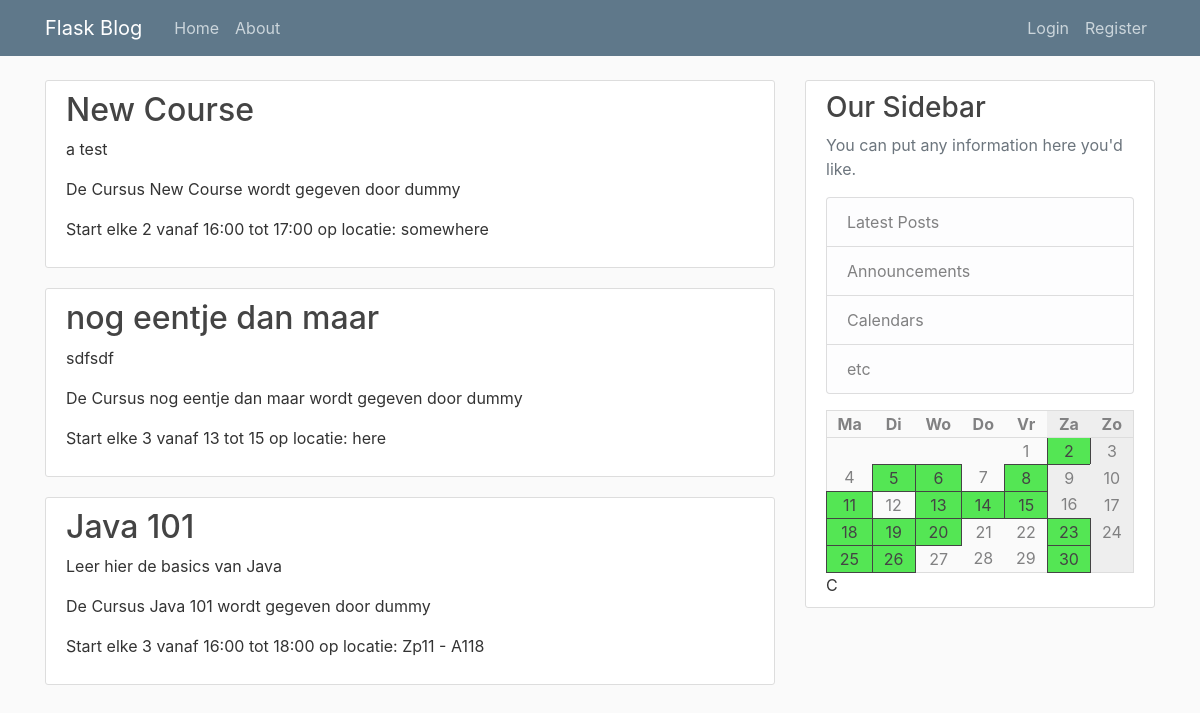
Before: / with the older database file.
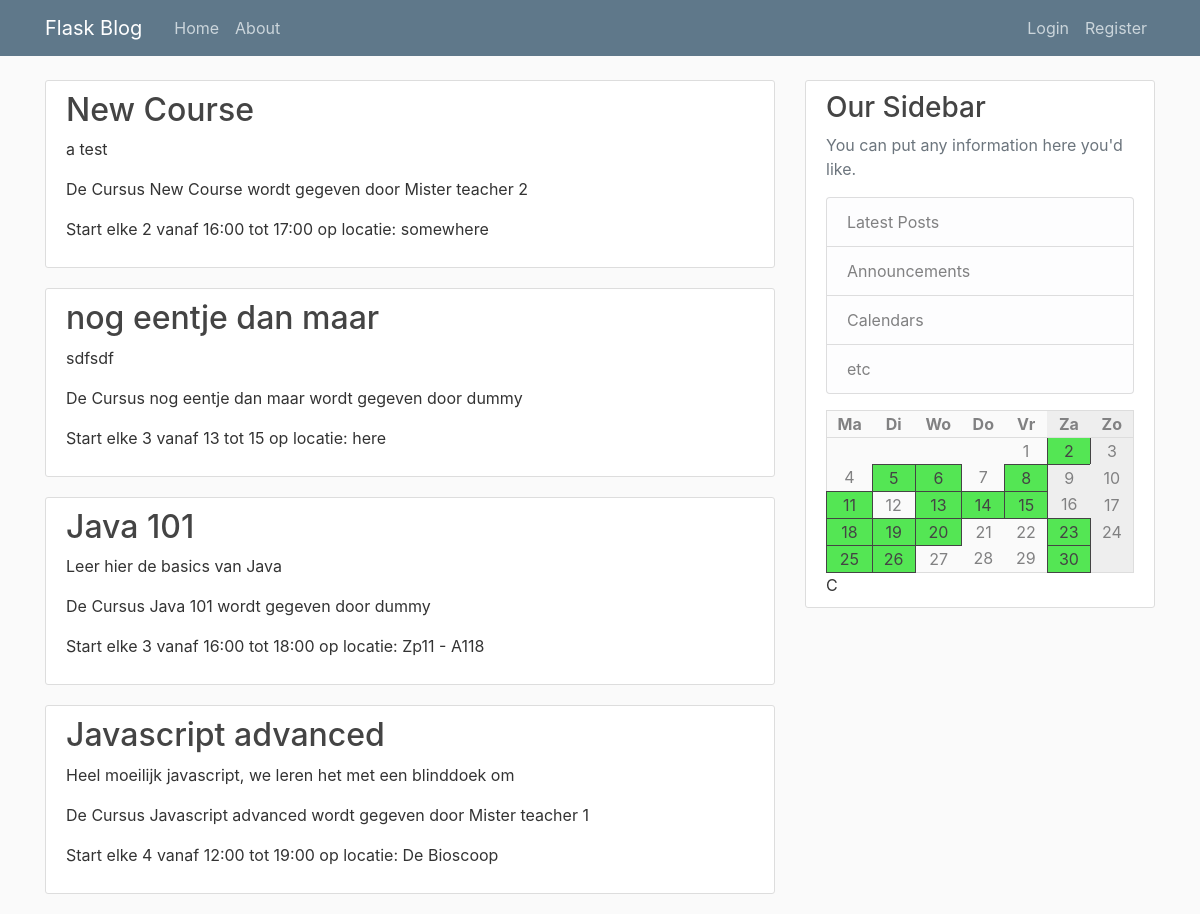
After: the same page with the newer database file.
### pgmles/models.py (models this page shows, shortened)
class Course(db.Model):
    id = db.Column(db.Integer, primary_key=True)
    name = db.Column(db.String(100), nullable=False)
    description = db.Column(db.Text, nullable=False)
    teacher_id = db.Column(
        db.Integer, db.ForeignKey('user.id'), nullable=False)
    weekday = db.Column(db.Integer, nullable=False)
    start = db.Column(db.String(10), nullable=False, default=datetime.utcnow)
    end = db.Column(db.String(10), nullable=False, default=datetime.utcnow)
    location = db.Column(db.String(120), nullable=False)

class User(db.Model, UserMixin):
    id = db.Column(db.Integer, primary_key=True)
    type = db.Column(db.String(6), nullable=False, default="client")
    username = db.Column(db.String(20), unique=True, nullable=False)
    email = db.Column(db.String(120), unique=True, nullable=False)
    image_file = db.Column(db.String(20), nullable=False,
                           default='default.jpg')
    password = db.Column(db.String(60), nullable=False)

### pgmles/routes.py (the view)
@app.route("/")
def index():
    courses = Course.query.all()
    subscriptions = []
    teachers = [[teacher.id, teacher.username] for teacher in User.query.filter_by(type='teacher')]
    if current_user.is_authenticated:
        subscriptions = [cm.course_id for cm in CourseMember.query.filter_by(
            user_id=current_user.id)]
    return render_template('index.html', calendar=calendar, courses=courses, subs=subscriptions, teachers=teachers)

### pgmles/templates/index.html (shortened to what this page needs)
{% extends "layout.html" %}
{% block content %}
    {% for course in courses %}
        <article class="media content-section">
          <div class="media-body">
            <h2><a class="article-title" href="{{url_for('course', course_id=course.id)}}">
              {{course.name}}
            </a></h2>
            <p> {{course.description}}</p>
            <p>De Cursus {{course.name}} wordt gegeven door
              {%for x in teachers%}
                {%if x[0] == course.teacher_id%}
                  {{x[1]}}
                {%endif%}
              {%endfor%}
            </p>
            <p>Start elke {{course.weekday}} vanaf {{course.start}} tot {{course.end}} op locatie: {{course.location}}</p>
          </div>
        </article>
    {% endfor %}
{% endblock content %}

### pgmles/templates/layout.html (shortened to what this page needs)
<!DOCTYPE html>
<html>
<head>
    <link rel="stylesheet" href="https://maxcdn.bootstrapcdn.com/bootstrap/4.0.0/css/bootstrap.min.css">
    <link rel="stylesheet" type="text/css" href="{{ url_for('static', filename='main.css') }}">
</head>
<body>
    <header class="site-header">
      <nav class="navbar navbar-expand-md navbar-dark bg-steel fixed-top">
        <div class="container">
          <a class="navbar-brand mr-4" href="/">Flask Blog</a>
          <div class="collapse navbar-collapse" id="navbarToggle">
            <div class="navbar-nav mr-auto">
              <a class="nav-item nav-link" href="{{ '/' }}">Home</a>
              <a class="nav-item nav-link" href="{{ '/' }}">About</a>
            </div>
            <div class="navbar-nav">
              {% if current_user.is_authenticated %}
                <a class="nav-item nav-link" href="{{ url_for('admin') }}">Admin Page</a>
                <a class="nav-item nav-link" href="{{ url_for('account') }}">Account</a>
                <a class="nav-item nav-link" href="{{ url_for('logout') }}">Logout</a>
              {% else %}
                <a class="nav-item nav-link" href="{{ url_for('login') }}">Login</a>
                <a class="nav-item nav-link" href="{{ url_for('register') }}">Register</a>
              {% endif %}
            </div>
          </div>
        </div>
      </nav>
    </header>
    <main role="main" class="container">
      <div class="row">
        <div class="col-md-8">
          {% block content %}{% endblock %}
        </div>
        <div class="col-md-4">
          <div class="content-section">
            <h3>Our Sidebar</h3>
            <p class='text-muted'>You can put any information here you'd like.
              <ul class="list-group">
                <li class="list-group-item list-group-item-light">Latest Posts</li>
                <li class="list-group-item list-group-item-light">Announcements</li>
                <li class="list-group-item list-group-item-light">Calendars</li>
                <li class="list-group-item list-group-item-light">etc</li>
              </ul>
            </p>
            <table class='calendar'>
              <tr>
                {% for d, day in calendar.weekdays %}
                  <th class="{{ 'weekend' if d >= 5 }}">{{ day }}</th>
                {% endfor %}
              </tr>
              {% for row in calendar.rows %}
                <tr>
                  {% for d, day, lesson in row %}
                      <td class="{{ 'weekend' if d >= 5 }} {{ 'lesson' if lesson }}">
                        {{ day if day }}
                      </td>
                  {% endfor %}
                </tr>
             {% endfor %}
            </table>
            {{ calendar.nextlesson }}
          </div>
        </div>
      </div>
    </main>
</body>
</html>

### pgmles/static/main.css (style rules this page uses)
body { background: #fafafa; color: #333333; margin-top: 5rem; }
h1, h2, h3, h4, h5, h6 { color: #444444; }
.bg-steel { background-color: #5f788a; }
.site-header .navbar-nav .nav-link { color: #cbd5db; }
.content-section { background: #ffffff; padding: 10px 20px; border: 1px solid #dddddd; border-radius: 3px; margin-bottom: 20px; }
.article-title { color: #444444; }
.calendar { background-color: #fafafa; width: 100%; color: #818182; border: #dddddd solid 1px; }
.calendar .weekend { background-color: #eee; }
.calendar th { border-bottom: #ddd solid 1px; }
.calendar th, td { text-align: center; width: 100px; position: relative; }
.calendar .lesson { background: rgb(84, 230, 84); border: #444 solid 1px; color: #444 }

Changed rows visible on the page:
changed Course "New Course": loses User (username "dummy")
added User: username "Mister teacher 2", shown under Course "New Course"
added Course: name "Javascript advanced", description "Heel moeilijk javascript, we leren het met een blinddoek om", weekday "4", start "12:00", end "19:00", location "De Bioscoop"
added User: username "Mister teacher 1", shown under "Javascript advanced"
